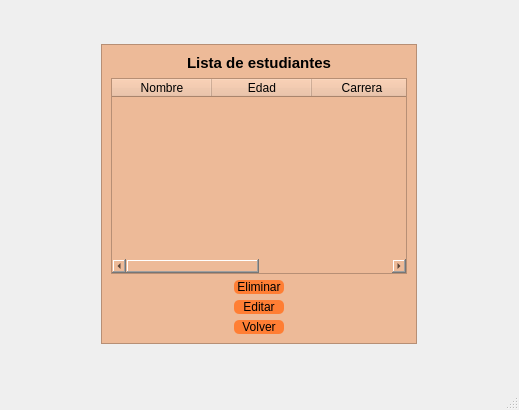
<?xml version="1.0" encoding="UTF-8"?>
<ui version="4.0">
 <class>MainWindow</class>
 <widget class="QMainWindow" name="MainWindow">
  <property name="geometry">
   <rect>
    <x>0</x>
    <y>0</y>
    <width>519</width>
    <height>410</height>
   </rect>
  </property>
  <property name="windowTitle">
   <string>MainWindow</string>
  </property>
  <property name="styleSheet">
   <string notr="true">.fondo{border-image: url(&quot;img/escuela.jpg&quot;);}</string>
  </property>
  <widget class="QWidget" name="centralwidget">
   <property name="class" stdset="0">
    <string>fondo</string>
   </property>
   <layout class="QHBoxLayout" name="horizontalLayout">
    <item>
     <widget class="QFrame" name="frame">
      <property name="minimumSize">
       <size>
        <width>300</width>
        <height>300</height>
       </size>
      </property>
      <property name="maximumSize">
       <size>
        <width>316</width>
        <height>300</height>
       </size>
      </property>
      <property name="styleSheet">
       <string notr="true">background-color: #edba98;</string>
      </property>
      <property name="frameShape">
       <enum>QFrame::StyledPanel</enum>
      </property>
      <property name="frameShadow">
       <enum>QFrame::Raised</enum>
      </property>
      <layout class="QVBoxLayout" name="verticalLayout">
       <item>
        <widget class="QLabel" name="label">
         <property name="font">
          <font>
           <pointsize>11</pointsize>
           <weight>75</weight>
           <bold>true</bold>
          </font>
         </property>
         <property name="text">
          <string>Lista de estudiantes</string>
         </property>
         <property name="alignment">
          <set>Qt::AlignCenter</set>
         </property>
        </widget>
       </item>
       <item>
        <widget class="QTableWidget" name="tableWidget">
         <property name="styleSheet">
          <string notr="true"/>
         </property>
         <column>
          <property name="text">
           <string>Nombre</string>
          </property>
         </column>
         <column>
          <property name="text">
           <string>Edad</string>
          </property>
         </column>
         <column>
          <property name="text">
           <string>Carrera</string>
          </property>
         </column>
         <column>
          <property name="text">
           <string>Matrícula</string>
          </property>
         </column>
        </widget>
       </item>
       <item alignment="Qt::AlignHCenter">
        <widget class="QPushButton" name="btn_eliminar">
         <property name="minimumSize">
          <size>
           <width>50</width>
           <height>0</height>
          </size>
         </property>
         <property name="styleSheet">
          <string notr="true">background-color: rgb(255, 126, 52);
border-radius:5px
</string>
         </property>
         <property name="text">
          <string>Eliminar</string>
         </property>
        </widget>
       </item>
       <item alignment="Qt::AlignHCenter">
        <widget class="QPushButton" name="btn_editar">
         <property name="minimumSize">
          <size>
           <width>50</width>
           <height>0</height>
          </size>
         </property>
         <property name="styleSheet">
          <string notr="true">background-color: rgb(255, 126, 52);
border-radius:5px
</string>
         </property>
         <property name="text">
          <string>Editar</string>
         </property>
        </widget>
       </item>
       <item alignment="Qt::AlignHCenter">
        <widget class="QPushButton" name="btn_volver">
         <property name="minimumSize">
          <size>
           <width>50</width>
           <height>0</height>
          </size>
         </property>
         <property name="styleSheet">
          <string notr="true">background-color: rgb(255, 126, 52);
border-radius:5px
</string>
         </property>
         <property name="text">
          <string>Volver</string>
         </property>
        </widget>
       </item>
      </layout>
     </widget>
    </item>
   </layout>
  </widget>
  <widget class="QMenuBar" name="menubar">
   <property name="geometry">
    <rect>
     <x>0</x>
     <y>0</y>
     <width>519</width>
     <height>18</height>
    </rect>
   </property>
  </widget>
  <widget class="QStatusBar" name="statusbar"/>
 </widget>
 <resources/>
 <connections/>
</ui>
